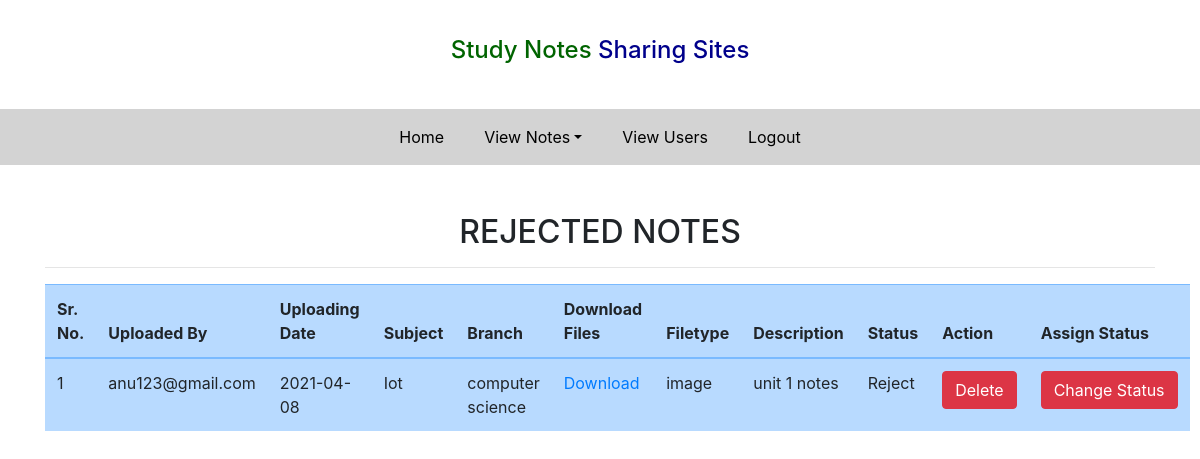
Screenshot of /reject/ (signed in) with the database file from the repository.
### notes/models.py (models this page shows, shortened)
class Notes(models.Model):
    user = models.ForeignKey(User,on_delete=models.CASCADE)
    uploadingdate = models.CharField(max_length=10)
    branch = models.CharField(max_length=10)
    subject = models.CharField(max_length=15)
    filetype = models.CharField(max_length=15)
    notesfile = models.FileField (null=True)
    role = models.CharField(max_length=15, null=True)
    description = models.CharField(max_length=150, null=True)
    status = models.CharField(max_length=15,null=True)

### notes/views.py (the view)
# urls.py: path('reject/', views.reject,name='reject'),
def reject(request):
    if not request.user.is_staff:
        return redirect('/login_admin/')
    notes= Notes.objects.filter(status='Reject')
    d = {'notes':notes}
    return render(request,'Reject.html',d)

### notes/templates/Reject.html (shortened to what this page needs)
{% extends 'admin_navigation.html' %}
{% load static %}
{% block body %}
<div class="container mt-5">
    <div class="row">
        <div class="col-sm-12">
            <h2 class="text-center">REJECTED NOTES</h2>
            <hr>
            <div class="mt-3">
                <table class="table table-primary">
                    <thead>
                    <tr>
                        <th>Sr. No.</th>
                        <th>Uploaded By</th>
                        <th>Uploading Date</th>
                        <th>Subject</th>
                        <th>Branch</th>
                        <th>Download Files</th>
                        <th>Filetype</th>
                        <th>Description</th>
                        <th>Status</th>
                        <th>Action</th>
                        <th>Assign Status</th>
                    </tr>
                    </thead>
                    {% for i in notes %}
                    <tbody>
                        <tr>
                            <td>{{forloop.counter}}</td>
                            <td>{{i.user.username}}</td>
                            <td>{{i.uploadingdate}}</td>
                            <td>{{i.subject}}</td>
                            <td>{{i.branch}}</td>
                            <td><a href="{{i.notesfile.url}}" download>Download</a></td>
                            <td>{{i.filetype}}</td>
                            <td>{{i.description}}</td>
                            <td>{{i.status}}</td>
                            <td><a href="{% url 'delete_notes' i.id %}" class="btn btn-danger" onclick="return confirm('Are you Sure?')">Delete</a></td>
                            <td><a href="{% url 'change_status' i.id  %}" class="btn btn-danger">Change&nbsp;Status</a></td>
                        </tr>
                    </tbody>
                       {% endfor %}
                </table>
            </div>
        </div>
    </div>
</div>
{% endblock %}

### rows the page displays
Notes: user.username "anu123@gmail.com", uploadingdate "2021-04-08", subject "Iot", branch "computer science", filetype "image", description "unit 1 notes", status "Reject"
